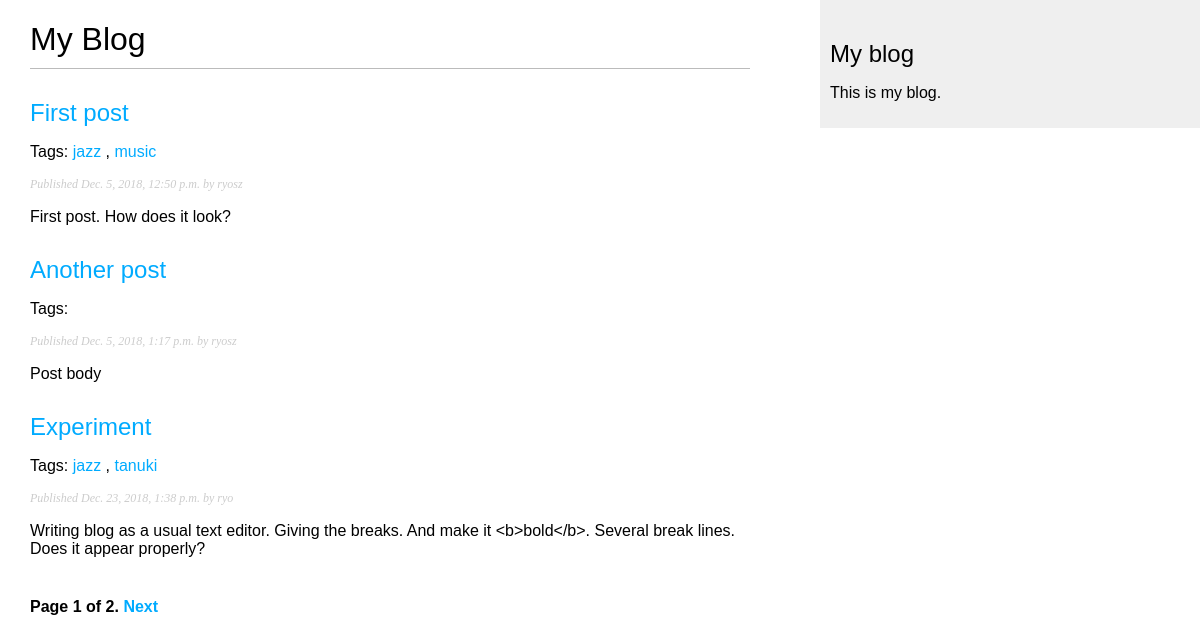
Screenshot of /blog/ with the database file from the repository.
### blog/models.py (models this page shows)
class Post(models.Model):
    STATUS_CHOICES = (
        ('draft', 'Draft'),
        ('published', 'Published'),
    )
    title = models.CharField(max_length=250)
    slug = models.SlugField(max_length=250, unique_for_date='publish')
    author = models.ForeignKey(User, on_delete=models.CASCADE, related_name='blog_posts')
    body = models.TextField()
    publish = models.DateTimeField(default=timezone.now)
    created = models.DateTimeField(auto_now_add=True)
    updated = models.DateTimeField(auto_now=True)
    status = models.CharField(max_length=10, choices=STATUS_CHOICES, default='draft')
    objects = models.Manager() # The default manager.
    published = PublishedManager() # Our custom manager.
    def get_absolute_url(self):
        return reverse('blog:post_detail', args=[self.publish.year, self.publish.month, self.publish.day, self.slug])
    tags = TaggableManager()

### blog/views.py (the view)
# urls.py: path('', views.post_list, name='post_list'),
def post_list(request, tag_slug=None):
    object_list = Post.published.all()
    tag=None
    if tag_slug:
        tag = get_object_or_404(Tag, slug=tag_slug)
        object_list = object_list.filter(tags__in=[tag])
    paginator = Paginator(object_list, 3) # 3 posts in each page
    page = request.GET.get('page')
    try:
        posts = paginator.page(page)
    except PageNotAnInteger:
        posts = paginator.page(1)
    except EmptyPage:
        posts = paginator.page(paginator.num_pages)
    return render(request, 'blog/post/list.html', {'page': page, 'posts': posts, 'tag': tag})

### blog/models.py (called while the page is built)
    def get_queryset(self):
        return super(PublishedManager, self).get_queryset().filter(status='published')

### blog/templates/blog/post/list.html (shortened to what this page needs)
{% extends "blog/base.html" %}
{% block content %}
    <h1>My Blog</h1>
    {% for post in posts %}
        <h2>
            <a href="{{ post.get_absolute_url }}">
                {{ post.title }}
            </a>
        </h2>
        <p class="tags">
            Tags:
            {% for tag in post.tags.all %}
                <a href="{% url "blog:post_list_by_tag" tag.slug %}">
                    {{ tag.name }}
                </a>
                {% if not forloop.last %}, {% endif %}
            {% endfor %}
        </p>
        <p class="date">
            Published {{ post.publish }} by {{ post.author }}
        </p>
        {{ post.body|truncatewords:30|linebreaks }}
    {% endfor %}
    {% include "pagination.html" with page=posts %}
{% endblock %}

### blog/templates/blog/base.html (shortened to what this page needs)
{% load static %}
<!DOCTYPE html>
<html>
<head>
    <link rel="stylesheet" href="{% static "css/blog.css" %}" rel="stylesheet">
</head>
<body>
    <div id="content">
        {% block content %}
        {% endblock %}
    </div>
    <div id="sidebar">
        <h2>My blog</h2>
            <p>This is my blog.</p>
    </div>
</body>
</html>

### blog/templates/pagination.html (shortened to what this page needs)
<div class="pagination">
    <span class="step-links">
        <span class="current">
            Page {{ page.number }} of {{ page.paginator.num_pages }}.
        </span>
        {% if page.has_next %}
            <a href="?page={{ page.next_page_number }}">Next</a>
        {% endif %}
    </span>
</div>

### blog/static/css/blog.css (style rules this page uses)
body { margin:0; padding:0; font-family:helvetica, sans-serif; }
a { color:#00abff; text-decoration:none; }
h1 { font-weight:normal; border-bottom:1px solid #bbb; padding:0 0 10px 0; }
h2 { font-weight:normal; margin:30px 0 0; }
#content { float:left; width:60%; padding:0 0 0 30px; }
#sidebar { float:right; width:30%; padding:10px; background:#efefef; height:100%; }
p.date { color:#ccc; font-family: georgia, serif; font-size: 12px; font-style: italic; }
.pagination { margin:40px 0; font-weight:bold; }

### rows the page displays
Post: title "First post", publish "Dec. 5, 2018, 12:50 p.m.", author "ryosz", body "First post. How does it look?"
Tag: name "jazz"
Tag: name "music"
Post: title "Another post", publish "Dec. 5, 2018, 1:17 p.m.", author "ryosz", body "Post body"
Post: title "Experiment", publish "Dec. 23, 2018, 1:38 p.m.", author "ryo", body "Writing blog as a usual text editor. Giving the breaks. And make it <b>bold</b>. Several break lines. Does it appear properly?"
Tag: name "tanuki"

### other values shown
{{ page.number }} "1"
{{ page.paginator.num_pages }} "2"
